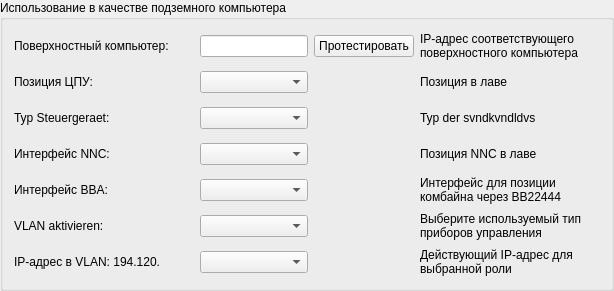
             <widget class="QGroupBox" name="groupBox_10">
              <property name="title">
               <string>Использование в качестве подземного компьютера</string>
              </property>
              <property name="flat">
               <bool>true</bool>
              </property>
              <layout class="QGridLayout" name="gridLayout_10">
               <item row="0" column="0">
                <layout class="QGridLayout" name="gridLayout_9">
                 <item row="0" column="0">
                  <widget class="QLabel" name="label_53">
                   <property name="minimumSize">
                    <size>
                     <width>180</width>
                     <height>0</height>
                    </size>
                   </property>
                   <property name="text">
                    <string>Поверхностный компьютер:</string>
                   </property>
                  </widget>
                 </item>
                 <item row="0" column="1">
                  <widget class="QLineEdit" name="ip_comp_lineEdit">
                   <property name="minimumSize">
                    <size>
                     <width>80</width>
                     <height>0</height>
                    </size>
                   </property>
                   <property name="maximumSize">
                    <size>
                     <width>204</width>
                     <height>16777215</height>
                    </size>
                   </property>
                  </widget>
                 </item>
                 <item row="0" column="2">
                  <widget class="QPushButton" name="test_alz_pushButton">
                   <property name="minimumSize">
                    <size>
                     <width>100</width>
                     <height>0</height>
                    </size>
                   </property>
                   <property name="text">
                    <string>Протестировать</string>
                   </property>
                  </widget>
                 </item>
                 <item row="0" column="3">
                  <widget class="QLabel" name="label_54">
                   <property name="minimumSize">
                    <size>
                     <width>180</width>
                     <height>30</height>
                    </size>
                   </property>
                   <property name="text">
                    <string>IP-адрес соответствующего поверхностного компьютера</string>
                   </property>
                   <property name="wordWrap">
                    <bool>true</bool>
                   </property>
                  </widget>
                 </item>
                 <item row="1" column="0">
                  <widget class="QLabel" name="label_55">
                   <property name="minimumSize">
                    <size>
                     <width>180</width>
                     <height>0</height>
                    </size>
                   </property>
                   <property name="text">
                    <string>Позиция ЦПУ:</string>
                   </property>
                  </widget>
                 </item>
                 <item row="1" column="3">
                  <widget class="QLabel" name="label_56">
                   <property name="minimumSize">
                    <size>
                     <width>180</width>
                     <height>30</height>
                    </size>
                   </property>
                   <property name="text">
                    <string>Позиция в лаве</string>
                   </property>
                   <property name="wordWrap">
                    <bool>true</bool>
                   </property>
                  </widget>
                 </item>
                 <item row="2" column="0">
                  <widget class="QLabel" name="label_65">
                   <property name="minimumSize">
                    <size>
                     <width>180</width>
                     <height>0</height>
                    </size>
                   </property>
                   <property name="text">
                    <string>Typ Steuergeraet:</string>
                   </property>
                  </widget>
                 </item>
                 <item row="2" column="3">
                  <widget class="QLabel" name="label_66">
                   <property name="minimumSize">
                    <size>
                     <width>180</width>
                     <height>30</height>
                    </size>
                   </property>
                   <property name="text">
                    <string>Typ der svndkvndldvs</string>
                   </property>
                   <property name="wordWrap">
                    <bool>true</bool>
                   </property>
                  </widget>
                 </item>
                 <item row="3" column="0">
                  <widget class="QLabel" name="label_67">
                   <property name="minimumSize">
                    <size>
                     <width>180</width>
                     <height>0</height>
                    </size>
                   </property>
                   <property name="text">
                    <string>Интерфейс NNC:</string>
                   </property>
                  </widget>
                 </item>
                 <item row="3" column="3">
                  <widget class="QLabel" name="label_68">
                   <property name="minimumSize">
                    <size>
                     <width>180</width>
                     <height>30</height>
                    </size>
                   </property>
                   <property name="text">
                    <string>Позиция NNC в лаве </string>
                   </property>
                   <property name="wordWrap">
                    <bool>true</bool>
                   </property>
                  </widget>
                 </item>
                 <item row="4" column="0">
                  <widget class="QLabel" name="label_69">
                   <property name="minimumSize">
                    <size>
                     <width>180</width>
                     <height>0</height>
                    </size>
                   </property>
                   <property name="text">
                    <string>Интерфейс BBA:</string>
                   </property>
                  </widget>
                 </item>
                 <item row="4" column="3">
                  <widget class="QLabel" name="label_70">
                   <property name="minimumSize">
                    <size>
                     <width>180</width>
                     <height>30</height>
                    </size>
                   </property>
                   <property name="text">
                    <string>Интерфейс для позиции комбайна через BB22444</string>
                   </property>
                   <property name="wordWrap">
                    <bool>true</bool>
                   </property>
                  </widget>
                 </item>
                 <item row="5" column="0">
                  <widget class="QLabel" name="label_71">
                   <property name="minimumSize">
                    <size>
                     <width>180</width>
                     <height>0</height>
                    </size>
                   </property>
                   <property name="text">
                    <string>VLAN aktivieren:</string>
                   </property>
                  </widget>
                 </item>
                 <item row="5" column="3">
                  <widget class="QLabel" name="label_72">
                   <property name="minimumSize">
                    <size>
                     <width>180</width>
                     <height>30</height>
                    </size>
                   </property>
                   <property name="text">
                    <string>Выберите используемый тип приборов управления</string>
                   </property>
                   <property name="wordWrap">
                    <bool>true</bool>
                   </property>
                  </widget>
                 </item>
                 <item row="6" column="0">
                  <widget class="QLabel" name="label_73">
                   <property name="minimumSize">
                    <size>
                     <width>180</width>
                     <height>0</height>
                    </size>
                   </property>
                   <property name="text">
                    <string>IP-адрес в VLAN: 194.120.</string>
                   </property>
                  </widget>
                 </item>
                 <item row="6" column="3">
                  <widget class="QLabel" name="label_74">
                   <property name="minimumSize">
                    <size>
                     <width>180</width>
                     <height>30</height>
                    </size>
                   </property>
                   <property name="text">
                    <string>Действующий IP-адрес для выбранной роли</string>
                   </property>
                   <property name="wordWrap">
                    <bool>true</bool>
                   </property>
                  </widget>
                 </item>
                 <item row="1" column="1">
                  <widget class="QComboBox" name="comboBox_29">
                   <property name="maximumSize">
                    <size>
                     <width>204</width>
                     <height>16777215</height>
                    </size>
                   </property>
                  </widget>
                 </item>
                 <item row="2" column="1">
                  <widget class="QComboBox" name="comboBox_30">
                   <property name="maximumSize">
                    <size>
                     <width>204</width>
                     <height>16777215</height>
                    </size>
                   </property>
                  </widget>
                 </item>
                 <item row="3" column="1">
                  <widget class="QComboBox" name="comboBox_31">
                   <property name="maximumSize">
                    <size>
                     <width>204</width>
                     <height>16777215</height>
                    </size>
                   </property>
                  </widget>
                 </item>
                 <item row="4" column="1">
                  <widget class="QComboBox" name="comboBox_33">
                   <property name="maximumSize">
                    <size>
                     <width>204</width>
                     <height>16777215</height>
                    </size>
                   </property>
                  </widget>
                 </item>
                 <item row="5" column="1">
                  <widget class="QComboBox" name="comboBox_34">
                   <property name="maximumSize">
                    <size>
                     <width>204</width>
                     <height>16777215</height>
                    </size>
                   </property>
                  </widget>
                 </item>
                 <item row="6" column="1">
                  <widget class="QComboBox" name="comboBox_35">
                   <property name="maximumSize">
                    <size>
                     <width>204</width>
                     <height>16777215</height>
                    </size>
                   </property>
                  </widget>
                 </item>
                </layout>
               </item>
              </layout>
             </widget>
